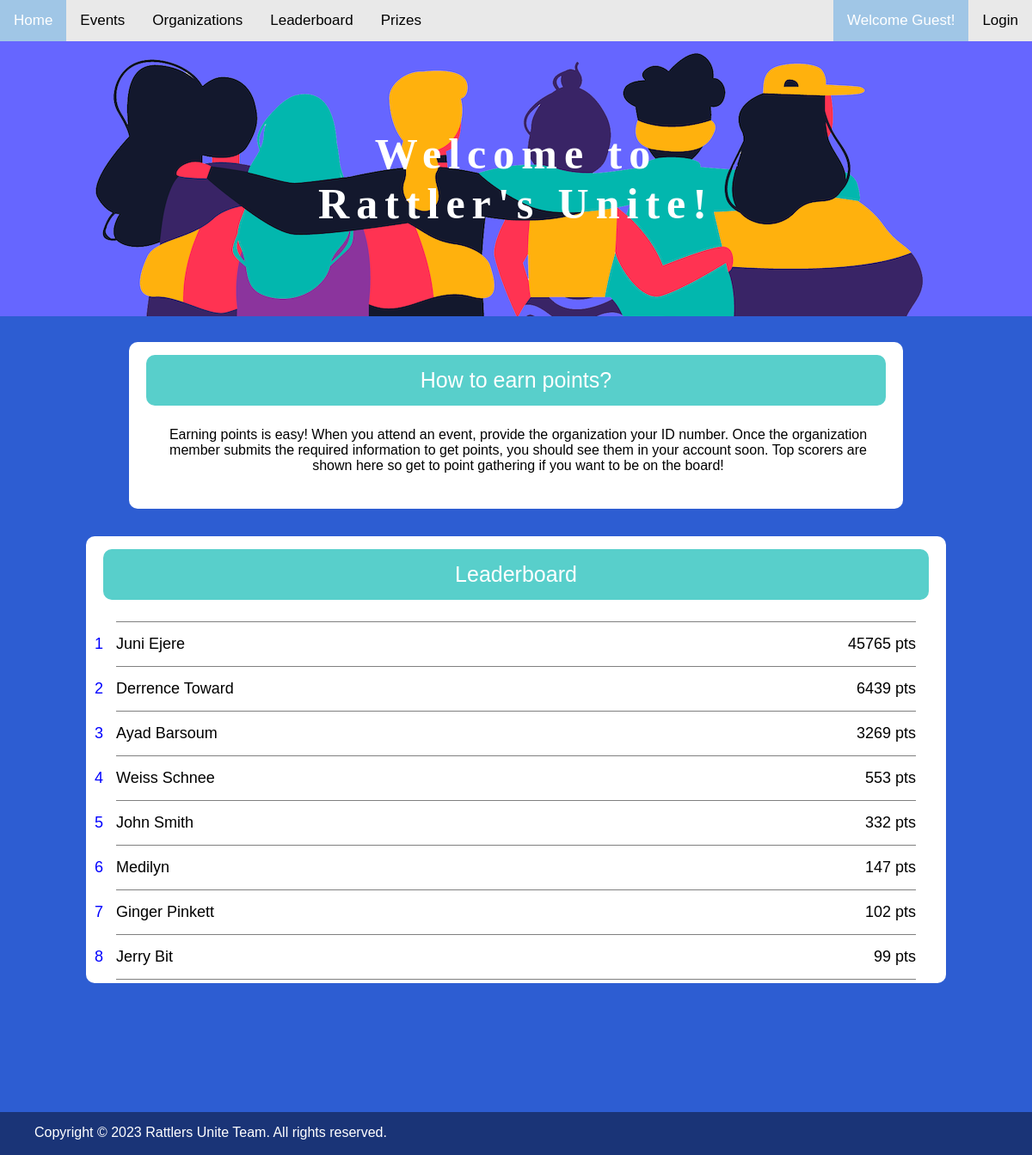
The app's page /leaderboards with its own data.
### models.py (models this page shows, shortened)
class Account(db.Model, UserMixin):
    __tablename__ = "Accounts"
    id = db.Column(db.Integer, primary_key=True, autoincrement=True)
    name = db.Column(db.String)
    username = db.Column(db.String, unique=True, nullable=False)
    password = db.Column(db.String(255), nullable=False)
    points = db.Column(db.Integer, nullable=False, default=0)
    about = db.Column(db.String, nullable=False, default="I'm new here. Say hi!")
    icon = db.Column(
        db.String, nullable=False, default="../static/defaults/STMUlogo.jpg"
    )
    staff = db.Column(db.Boolean, default=False, nullable=False)
    admin = db.Column(db.Boolean, default=False, nullable=False)

class OrganizationAccount(Account):
    def __init__(self, **properties):
        super().__init__(**properties, staff=True)

### views.py (the view)
@main_view.route("/leaderboards")
def leaderboards():
    board = fetch_leaderboards()
    print(board)
    return render_template("sections/leaderboards.html", board=board)

### views.py (called while the page is built)
def fetch_leaderboards():
    return (
        db.session.query(Account.name, Account.points)
        .filter_by(staff=False)
        .order_by(Account.points.desc())
        .all()
    )

### templates/sections/leaderboards.html (shortened to what this page needs)
{% extends 'base.html' %}
{% block content %}
    <div class="listmenu">
        <div class="leaderboardTextCard">
            <section class="boardbanner">
                <p>How to earn points?</p>
            </section>
            <div class="noEvent">
                <div class="textCenter" style="max-width: 95%;">
                    <p>
                        Earning points is easy! When you attend an event, provide the organization your ID number. Once the organization member submits the required information to get points, you should see them in your account soon. Top scorers are shown here so get to point gathering if you want to be on the board!
                    </p>
                </div>
            </div>
        </div>
    </div>
    <div class="listmenu">
        <div class="leaderboardCard">
            <section class="boardbanner">
                <p>Leaderboard</p>
            </section>
            {% if board %}
                <table class="leaderboard">
                {% for n, p in board %}
                    <tr>
                        <td class="user" colspan="2">{{ n }}</td>
                        <td class="points">{{ p }} pts</td>
                    </tr>
                {% endfor %}
                </table>
            {% endif %}
        </div>
    </div>
{% endblock %}

### static/css/base.css (style rules this page uses)
* { margin: 0; }
body { background-color: #2d5dd2; font-family: "Arial Rounded MT Bold", "Helvetica", "Gill Sans", sans-serif; font-family: "Trebuchet MS", "Lucida Sans Unicode", "Lucida Grande", "Lucida Sans", Arial, sans-serif; width: 100%; min-height: 100vh; display: flex; flex-direction: column; }
.textCenter { padding: 25px; position: absolute; width: 100%; text-align: center; }
div.listmenu { display: flex; overflow: hidden; }
.noEvent { height: 100px; }
.leaderboardCard { background-color: white; height: 500px; min-width: 1000px; max-width: 1100px; padding-bottom: 20px; margin: 30px auto; border-radius: 10px; position: relative; overflow-y: auto; overflow-x: hidden; }
.leaderboardTextCard { background-color: white; min-width: 900px; padding-bottom: 20px; margin: 30px auto 2px; border-radius: 10px; position: relative; overflow-y: auto; overflow-x: hidden; }
.boardbanner { background-color: #2d5dd2; background-color: #a0c6e6; background-color: #58cfcb; padding: 15px; margin: 15px 20px 0 20px; border-radius: 10px; }
.boardbanner p { font-size: 25px; text-align: center; color: white; }
.leaderboard { border-collapse: collapse; margin: 25px auto auto auto; width: 930px; counter-reset: step; position: relative; }
.leaderboard td:first-child:before { counter-increment: step; content: counter(step, decimal); color: blue; font-size: 18px; position: absolute; left: -25px; }
.leaderboard td { border-top: 1px solid gray; border-bottom: 1px solid gray; padding: 15px 0px; font-size: 18px; }
.user { width: 80%; }
.points { text-align: right; width: 20%; }
.eventTable th, td { padding: 15px 0; }

### records on screen
OrganizationAccount: name "Juni Ejere", points "45765"
OrganizationAccount: name "Derrence Toward", points "6439"
OrganizationAccount: name "Ayad Barsoum", points "3269"
OrganizationAccount: name "Weiss Schnee", points "553"
OrganizationAccount: name "John Smith", points "332"
OrganizationAccount: name "Medilyn", points "147"
OrganizationAccount: name "Ginger Pinkett", points "102"
OrganizationAccount: name "Jerry Bit", points "99"
